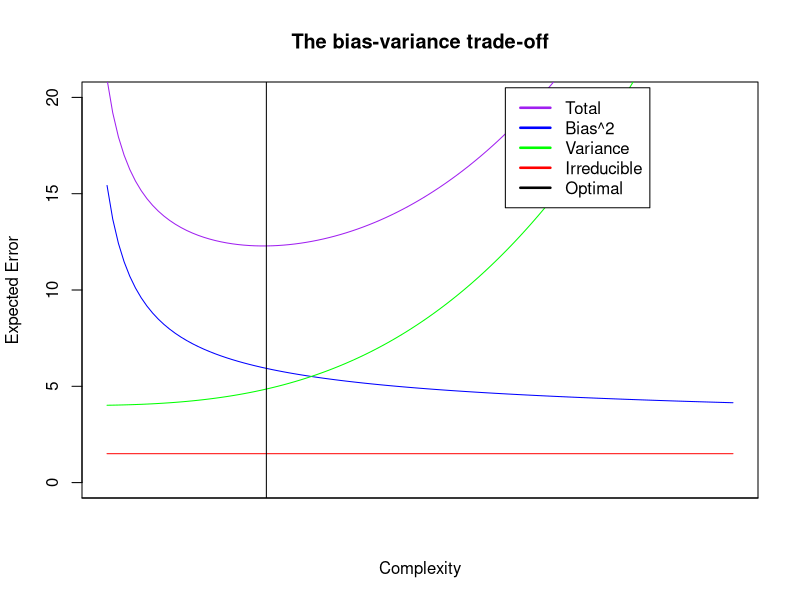
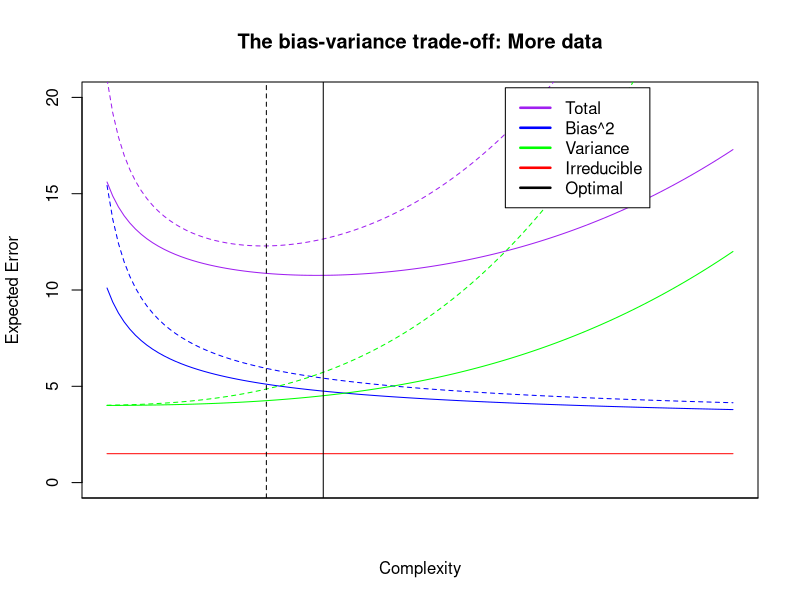
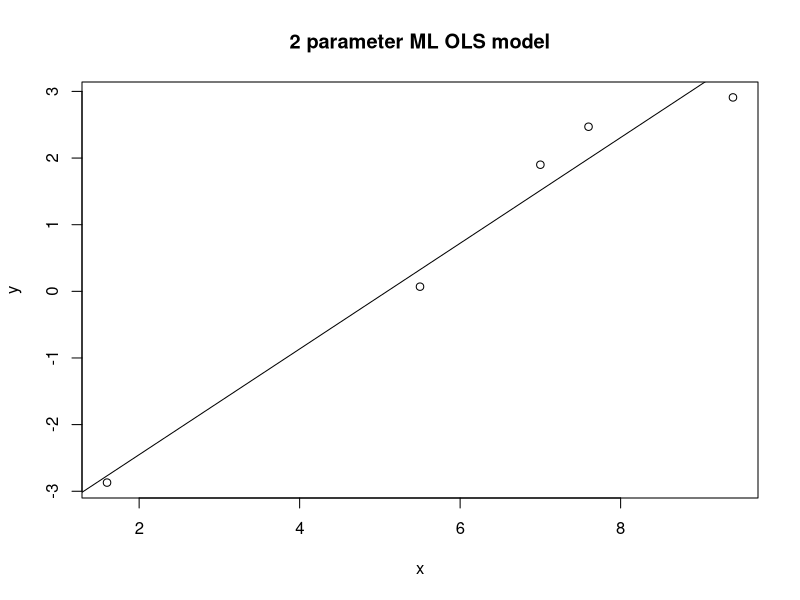
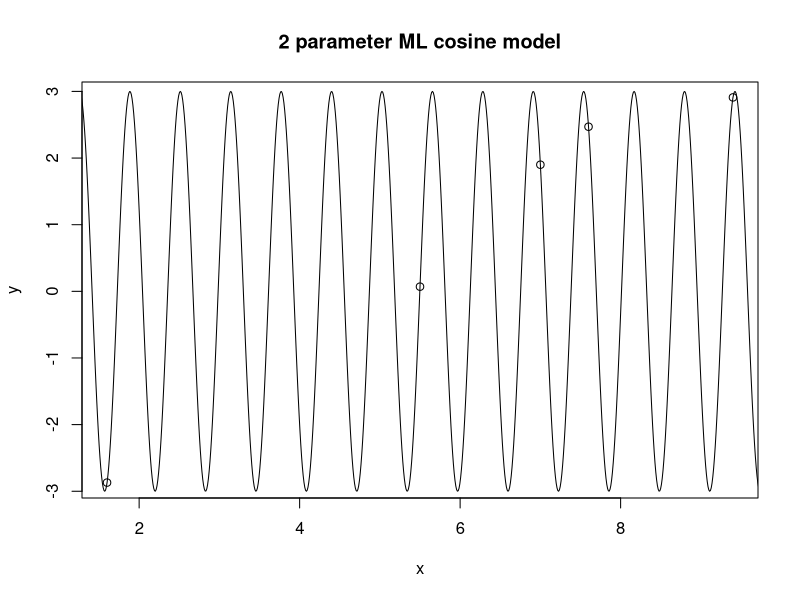

These figures' R source, in order:
#' E[Error(f_hat)]
#'   = E[(f_hat(x)-f(x))^2]
#'   = Bias(f_hat(x))^2 + Variance(f_hat(x))+σ^2
#'   = E[f_hat(x)-f(x)]^2 + (E[f_hat(x)^2]-E[f_hat(x)]^2)+σ^2
#' Bias: Error caused by simplifying assumptions in the method.
#' Variance: How much the learning method moves around its mean;
#' Irreducible Error = σ^2: Randomness in the system
xseq=seq(1,12,.1)
bias = 1+10* 1/log(xseq*2)
variance= 4 + (xseq/4)^3
bayes=rep(1.5,length(xseq))
total=bayes+variance+bias
plot(xseq,bias,type="l",ylim=c(0,20),col="blue",
     xlab="Complexity",ylab="Expected Error",xaxp=c(-1,100,1),
     main="The bias-variance trade-off")
points(xseq,variance,type="l",col="green")
points(xseq,bayes,type="l",col="red")
points(xseq,total,type="l",col="purple")
abline(v=1+.1*which.min(total),col="black")
legend(8,20.5,  # places a legend at the appropriate place
       c("Total","Bias^2","Variance","Irreducible","Optimal"), # puts text in the legend
       lty=rep(1,4), # gives the legend appropriate symbols (lines)
       lwd=c(2.5,2.5,2.5,2.5,2.5),
       col=c("purple","blue","green","red","black"))
#' Note that we do not have a measure of complexity yet!

#' As we have more data, we can expect the bias and variance curves
#' to become lower, and the optimal point shift to the right:
#' We should use a model with more complexity.
xseq=seq(1,12,.1)
bias2 = 1+10* 1/log(xseq*3)
variance2= 4 + (xseq/6)^3
total2=bayes+variance2+bias2
plot(xseq,bias,type="l",ylim=c(0,20),col="blue",lty=2,
     xlab="Complexity",ylab="Expected Error",xaxp=c(-1,100,1),
     main="The bias-variance trade-off: More data")
points(xseq,bias2,type="l",col="blue")
points(xseq,variance,type="l",lty=2,col="green")
points(xseq,variance2,type="l",col="green")
points(xseq,bayes,type="l",col="red")
points(xseq,total,type="l",lty=2,col="purple")
points(xseq,total2,type="l",col="purple")
abline(v=1+.1*which.min(total),lty=2)
abline(v=1+.1*which.min(total2))
legend(8,20.5,  # places a legend at the appropriate place
       c("Total","Bias^2","Variance","Irreducible","Optimal"), # puts text in the legend
       lty=rep(1,4), # gives the legend appropriate symbols (lines)
       lwd=c(2.5,2.5,2.5,2.5,2.5),
       col=c("purple","blue","green","red","black"))

#' Our improvement from decreasing bias will eventually level off.
#' This shows there are limits to gains from complexity, and these
#' are based on the complexity of the function being modelled. In
#' our fourth order polynomial example adding higher orders could
#' only add noise, since the function itself was a noisy fourth
#' order polynomial.
#'
#' Choosing a point below the optimal means you are underfitting:
#' The complexity of the model is insufficient to optimally model
#' the function.
#'
#' Choosing a point above the optimal means you are overfitting:
#' The complexity of the model is too high for the amount of data
#' and/or the function to support and you are fitting to noise
#' in the data.
#'
#' What is a good measure of complexity?
#' For linear models, the number of parameters is a good measure.
#' For non-linear models, this is sometimes problematic.
#'
#' For example, assuming distinct Y for identical X, a non-linear
#' function of the form y_hat=a+b*cos(c*x) can fit any data
#' *perfectly*! And a is only required if there are any cases
#' where x=0
#'
#' ML = Maximum Likelihood, here calculated assuming Gaussian noise
#'    = Parameters that maximize the probability of seeing the data
#'    given the model type.
x=c(1.6,5.5,7.0,7.6,9.4)
y=c(-2.87,0.07,1.9,2.47,2.91)
df=data.frame(x=x,y=y)
plot(x,y,main="2 parameter ML OLS model")
model=lm(y~x,df)
plot(function(x)predict(model,data.frame(x=x)),from=0,to=10,add=T)
# Pause for a moment
plot(x,y,main="2 parameter ML cosine model")
f=function(x)3*cos(10*x)
plot(f,from=0,to=10,n=1000,add=T)
#' Still, the number of parameters is often a reasonably good choice,
#' and let us think in these terms for now.
#'
#' Model Type                              Number of parameters
#' OLS                                     F+1
#' Poisson Regression                      F+1
#' Polynomial Regression,
#'   - Order O
#'                    full                 (O+F-1)!/(O!+(F-1)!)
#'                    no cross-terms       O*F+1
#' Shallow Neural Network,
#'   - S hidden nodes, with hidden bias    (F+2)*S+1
#'
#' We see that shallow neural networks are less complex than
#' full polynomial regression!
#'
#'
#'
#' If you are interested in general high-quality measures of model
#' complexity exist, you should take a course in statistical
#' learning theory. Unfortunately, the math is not simple!
